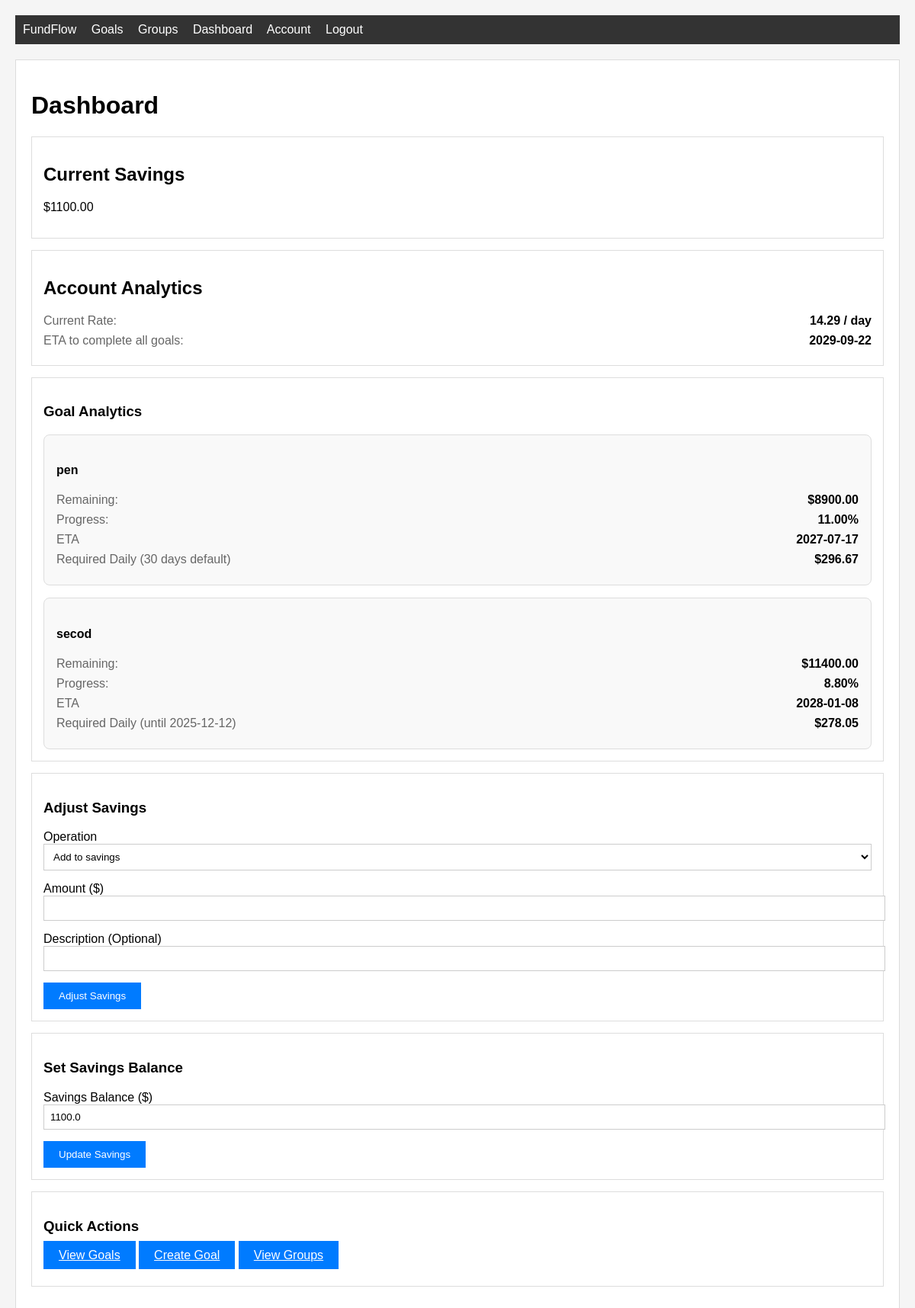
The page /dashboard (signed in) on the database its author committed.
### home/db_models.py (models this page shows, shortened)
class User(db.Model, UserMixin):
    id = db.Column(db.Integer, primary_key=True)
    username = db.Column(db.String(20), unique=True, nullable=False)
    email = db.Column(db.String(120), unique=True, nullable=False)
    image_file = db.Column(db.String(20), nullable=False, default='default.jpg')
    password = db.Column(db.String(60), nullable=False)
    goals = db.relationship('Goal', backref='owner', lazy=True)
    savings = db.Column(db.Float, nullable=False, default=0.0)
    group_memberships = db.relationship('GroupMember', backref='user', lazy=True)
    __table_args__ = (
        CheckConstraint('savings >= 0', name='check_savings_non_negative'),
    )

class Goal(db.Model):
    id = db.Column(db.Integer, primary_key=True)
    title = db.Column(db.String(100), nullable=False)
    date_time = db.Column(db.DateTime, nullable=False, default=datetime.utcnow)
    description = db.Column(db.Text, nullable=False)
    url = db.Column(db.String(100), nullable=True)
    target_amount = db.Column(db.Float, nullable=False)
    deadline = db.Column(db.DateTime, nullable=True)
    category = db.Column(db.String(50), nullable=True, default='savings')
    status = db.Column(db.String(20), nullable=False, default='active')
    user_id = db.Column(db.Integer, db.ForeignKey('user.id'), nullable=False)
    __table_args__ = (
        CheckConstraint('target_amount > 0', name='check_target_amount_positive'),
    )

### home/routes.py (the view)
@app.route("/dashboard")
@login_required
def dashboard():
    savings_form = UpdateSavingsForm()
    adjust_form = AdjustSavingsForm()
    if request.method == 'GET':
        savings_form.savings.data = current_user.savings or 0.0
    goal_analytics = get_user_goal_analytics(current_user.id)
    tx_movements = user_transactions_as_movements(current_user)
    overall_rate = rate_per_day(tx_movements)
    goals = Goal.query.filter_by(user_id=current_user.id, status='active').all()
    total_remaining = sum(max(0.0, float(g.target_amount) - float(current_user.savings or 0.0)) for g in goals)
    eta = estimate_eta(total_remaining, overall_rate)
    account_analytics = {
        'rate_per_day': overall_rate,
        'eta_ts': None if eta is None else int(datetime.combine(eta, datetime.min.time()).timestamp())
    }
    return render_template("dashboard.html", title="Dashboard",
                         savings_form=savings_form, adjust_form=adjust_form,
                         goal_analytics=goal_analytics, goals=goals,
                         account_analytics=account_analytics)

### home/forms.py
class UpdateSavingsForm(FlaskForm):
    savings = FloatField('Savings Balance ($)', validators=[DataRequired(), NumberRange(min=0, message='Savings cannot be negative')])
    submit = SubmitField('Update Savings')

class AdjustSavingsForm(FlaskForm):
    amount = FloatField('Amount ($)', validators=[DataRequired()])
    operation = SelectField('Operation', choices=[
        ('add', 'Add to savings'),
        ('subtract', 'Subtract from savings')
    ], validators=[DataRequired()])
    description = StringField('Description (Optional)', validators=[Optional()])
    submit = SubmitField('Adjust Savings')

### home/analysis.py (called while the page is built)
def _to_dataframe(transactions: Iterable[Dict]) -> Optional["pd.Series"]:
    if pd is None:
        return None
    df = pd.DataFrame(transactions)
    if df.empty:
        return pd.Series(dtype=float)
    if 'date' not in df.columns or 'amount' not in df.columns:
        raise ValueError("transactions must include 'date' and 'amount' keys")
    df['date'] = pd.to_datetime(df['date'])
    daily = df.set_index('date').sort_index()['amount'].resample('D').sum()
    return daily

def estimate_eta(remaining_amount: float, rate_per_day: Optional[float]) -> Optional[date]:
    if rate_per_day is None or rate_per_day <= 0:
        return None
    days_needed = remaining_amount / rate_per_day
    days_whole = int(days_needed) if days_needed.is_integer() else int(days_needed) + 1
    return date.today() + timedelta(days=days_whole)

def rate_breakdown(rate_per_day: Optional[float]) -> Dict[str, Optional[float]]:
    if rate_per_day is None:
        return {"per_day": None, "per_week": None, "per_month": None}
    return {
        "per_day": rate_per_day,
        "per_week": rate_per_day * 7.0,
        "per_month": rate_per_day * 30.0,
    }

def required_rate(remaining_amount: float, days: int) -> Optional[float]:
    if days <= 0:
        return None
    return remaining_amount / float(days)

def user_transactions_as_movements(user: User) -> List[Dict]:
    q = SavingChanges.query.filter_by(user_id=user.id)
    movements: List[Dict] = []
    for sc in q.order_by(SavingChanges.date_time.asc()).all():
        movements.append({
            "date": sc.date_time,
            "amount": float(sc.amount),
            "id": sc.id
        })
    return movements

### home/db_models.py (called while the page is built)
@login_manager.user_loader
def load_user(user_id):
    return User.query.get(int(user_id))

### home/templates/dashboard.html (shortened to what this page needs)
{% extends "layout.html" %}
{% block content %}
    <h1>Dashboard</h1>
    <div class="card">
        <h2>Current Savings</h2>
        <p>${{ '%.2f'|format(current_user.savings or 0) }}</p>
    </div>
    <div class="card">
        <h2>Account Analytics</h2>
        {% if account_analytics.rate_per_day %}
            <div class="analytics-details">
                <div class="analytics-row">
                    <span class="label">Current Rate:</span>
                    <span class="value">{{ '%.2f'|format(account_analytics.rate_per_day) }} / day</span>
                </div>
                <div class="analytics-row">
                    <span class="label">ETA to complete all goals:</span>
                    <span class="value">
                        {% if account_analytics.eta_ts %}
                            {{ account_analytics.eta_ts|timestamp_to_date }}
                        {% else %}
                            Can't generate ETA
                        {% endif %}
                    </span>
                </div>
            </div>
        {% else %}
            <p class="text-muted">No reliable rate could be inferred from recent transactions.</p>
        {% endif %}
    </div>
    <div class="card">
        <h3>Goal Analytics</h3>
        <div class="analytics-container">
            {% for goal_id, analytics in goal_analytics.items() %}
                {% set goal = goals|selectattr('id', 'equalto', goal_id)|first %}
                {% if goal %}
                <div class="analytics-item">
                    <h4>{{ goal.title }}</h4>
                    {% if analytics.remaining > 0 %}
                    <div class="analytics-details">
                        <div class="analytics-row">
                            <span class="label">Remaining:</span>
                            <span class="value">${{ '%.2f'|format(analytics.remaining) }}</span>
                        </div>
                        <div class="analytics-row">
                            <span class="label">Progress:</span>
                            <span class="value">{{ '%.2f'|format(analytics.progress_percent) }}%</span>
                        </div>
                        <div class="analytics-row">
                            <span class="label">ETA</span>
                            <span class="value">
                                {% if analytics.eta_ts %}
                                    {{ analytics.eta_ts|timestamp_to_date }}
                                {% else %}
                                    Can't generate ETA
                                {% endif %}
                            </span>
                        </div>
                        <div class="analytics-row">
                            {% if goal.deadline %}
                                <span class="label">Required Daily (until {{ goal.deadline.strftime('%Y-%m-%d') }})</span>
                            {% else %}
                                <span class="label">Required Daily (30 days default)</span>
                            {% endif %}
                            <span class="value">
                                {% if analytics.required_daily_30 %}
                                    ${{ '%.2f'|format(analytics.required_daily_30) }}
                                {% else %}
                                    N/A
                                {% endif %}
                            </span>
                        </div>
                    </div>
                    {% else %}
                    <div class="message">
                        <h4>Sufficient Funds</h4>
                        <p>You have enough funds to complete this goal.</p>
                    </div>
                    {% endif %}
                </div>
                {% endif %}
            {% endfor %}
        </div>
    </div>
    <div class="card">
        <h3>Adjust Savings</h3>
        <form method="POST" action="{{ url_for('adjust_savings') }}">
            <div class="form-group">
                {{ adjust_form.operation.label }}
                {{ adjust_form.operation(class="form-control") }}
            </div>
            <div class="form-group">
                {{ adjust_form.amount.label }}
                {{ adjust_form.amount(class="form-control") }}
            </div>
            <div class="form-group">
                {{ adjust_form.description.label }}
                {{ adjust_form.description(class="form-control") }}
            </div>
            <button type="submit" class="btn">Adjust Savings</button>
        </form>
    </div>
    <div class="card">
        <h3>Set Savings Balance</h3>
        <form method="POST" action="{{ url_for('update_savings') }}">
            <div class="form-group">
                {{ savings_form.savings.label }}
                {{ savings_form.savings(class="form-control") }}
            </div>
            {{ savings_form.submit(class="btn") }}
        </form>
    </div>
    <div class="card">
        <h3>Quick Actions</h3>
        <p>
            <a href="{{ url_for('goals') }}" class="btn">View Goals</a>
            <a href="{{ url_for('new_goal') }}" class="btn">Create Goal</a>
            <a href="{{ url_for('groups') }}" class="btn">View Groups</a>
        </p>
    </div>
{% endblock %}

### home/static/main.css (style rules this page uses)
body { font-family: Arial, sans-serif; margin: 20px; background-color: #f5f5f5; transition: background-color 0.3s ease, color 0.3s ease; }
body.light-theme { background-color: #f5f5f5; color: #000000; }
body.light-theme .form-control { background-color: white; border: 1px solid #ccc; color: #000000; }
.form-group { margin-bottom: 15px; }
.form-control { width: 100%; padding: 8px; border: 1px solid #ccc; }
.btn { padding: 10px 20px; background-color: #007bff; color: white; border: none; cursor: pointer; }
.card { border: 1px solid #ddd; padding: 15px; margin-bottom: 15px; }

### home/templates/dashboard.html (style rules this page uses)
.analytics-container { display: grid; gap: 1rem; }
.analytics-item { border: 1px solid #ddd; border-radius: 8px; padding: 1rem; background: #f9f9f9; }
.analytics-details { margin-top: 0.5rem; }
.analytics-row { display: flex; justify-content: space-between; margin-bottom: 0.5rem; }
.analytics-row .label { font-weight: 500; color: #666; }
.analytics-row .value { font-weight: 600; }

### rows shown on the page
User: savings "1100.00", savings "1100.0"
Goal: title "pen"
Goal: title "secod", deadline "2025-12-12"

### other values the page prints
{{ '%.2f'|format(account_analytics.rate_per_day) }} "14.29"
{{ account_analytics.eta_ts|timestamp_to_date }} "2029-09-22"
{{ '%.2f'|format(analytics.remaining) }} "8900.00" "11400.00"
{{ '%.2f'|format(analytics.progress_percent) }} "11.00" "8.80"
{{ analytics.eta_ts|timestamp_to_date }} "2027-07-17" "2028-01-08"
{{ '%.2f'|format(analytics.required_daily_30) }} "296.67" "278.05"
{{ adjust_form.operation.label }} "Operation"
{{ adjust_form.amount.label }} "Amount ($)"
{{ adjust_form.description.label }} "Description (Optional)"
{{ savings_form.savings.label }} "Savings Balance ($)"
